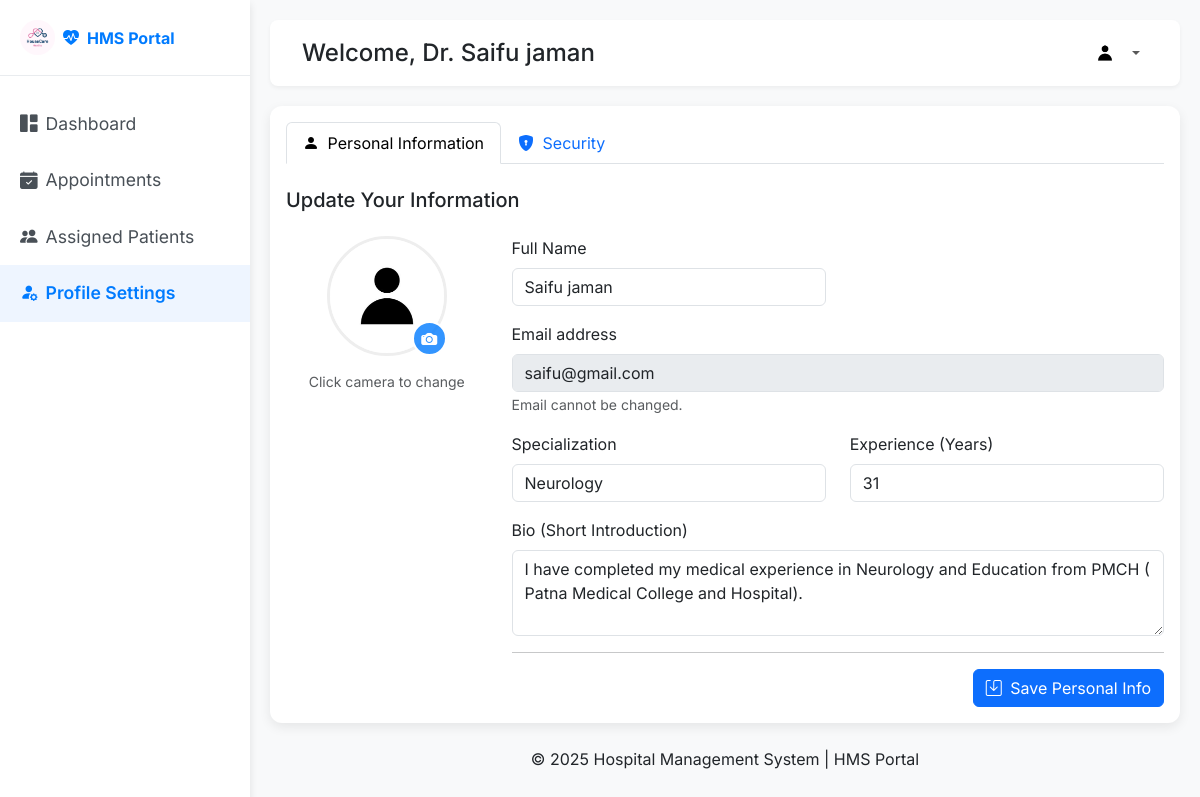
Page /update_profile (signed in) on the committed database.
### back_app/models.py (models this page shows)
class User(db.Model, UserMixin):
    __tablename__ = 'user'
    id = db.Column(db.Integer, primary_key=True)
    full_name = db.Column(db.String(150), nullable=False)
    email = db.Column(db.String(150), unique=True, nullable=False)
    password = db.Column(db.String(150), nullable=False)
    phone_number = db.Column(db.String(15), nullable=False)
    age = db.Column(db.Integer(),  nullable=False)
    gender = db.Column(db.String(10) , nullable=False)
    role = db.Column(db.String(50), nullable=False ,default='Patient')  # 'admin', 'doctor', 'patient'
    profile_picture = db.Column(db.String(250), nullable=True, default='default.png')
    created_at = db.Column(db.DateTime, default=datetime.utcnow)
    doctor = db.relationship('Doctor', backref='user', uselist=False, cascade="all, delete-orphan")
    patient = db.relationship('Patient', backref='user', uselist=False, cascade="all, delete-orphan")

class Doctor(db.Model):
    __tablename__ = 'doctor'
    id = db.Column(db.Integer, primary_key=True)
    user_id = db.Column(db.Integer, db.ForeignKey('user.id'), nullable=False, unique=True)
    department_id = db.Column(db.Integer, db.ForeignKey('department.id'), nullable=False)
    qualification = db.Column(db.String(150), nullable=False)
    specialization = db.Column(db.String(100), nullable=False)
    experience_years = db.Column(db.Integer, nullable=False)
    bio = db.Column(db.Text, nullable=True)
    is_active = db.Column(db.Boolean, default=True)
    appointments = db.relationship('Appointment', backref='doctor')
    availabilities = db.relationship('DoctorAvailability', backref='doctor', cascade="all, delete-orphan")

### back_app/routes.py (the view)
@main.route('/update_profile' , methods=['POST','GET'])
@login_required
def update_profile():
    if request.method == 'POST':
        user = User.query.get(current_user.id)
        user.full_name = request.form.get('full_name')
        if 'profile_picture' in request.files:
            file = request.files['profile_picture']
            if file.filename != '':
                filename = secure_filename(file.filename)
                picture_file = save_picture(file)
                user.profile_picture = picture_file
        if current_user.role.lower() == 'patient':
            p_user = Patient.query.get(current_user.patient.id)
            dob_str = request.form.get('date_of_birth')
            if dob_str:
                p_user.date_of_birth = datetime.strptime(dob_str, '%Y-%m-%d').date()
            p_user.gender = request.form.get('gender')
            p_user.address = request.form.get('address')
        elif current_user.role.lower() == 'doctor':
            d_user  = Doctor.query.get(current_user.doctor.id)
            d_user.full_name = request.form.get('full_name')
            d_user.specialization = request.form.get('specialization')
            d_user.experiencer_years = request.form.get('experience_years')
            d_user.bio = request.form.get('bio')
        db.session.commit()
        flash("Your profile successfully , Updated!")
        return redirect('update_profile')
    else:
        user = User.query.get(current_user.id)
        return render_template('auth/profile_setting.html' , current_user=user)

### app.py (called while the page is built)
def create_app():
    app = Flask(__name__)
    database_url = os.environ.get('DATABASE_URL', 'sqlite:///hospital_management.db')
    if database_url.startswith("postgres://"):
        database_url = database_url.replace("postgres://", "postgresql://", 1)
    app.config['SQLALCHEMY_DATABASE_URI'] = database_url
    app.config['SECRET_KEY'] = os.environ.get('SECRET_KEY', 'your_secret_key')
    app.config['SQLALCHEMY_TRACK_MODIFICATIONS'] = False
    login_manager = LoginManager()
    login_manager.init_app(app)
    login_manager.login_view = 'login'
    @login_manager.user_loader
    def load_user(user_id):
        return User.query.get(int(user_id))
    db.init_app(app)
    with app.app_context():
        from back_app.routes import main
        app.register_blueprint(main)
        db.create_all()
    return app

### templates/auth/profile_setting.html (shortened to what this page needs)
<!DOCTYPE html>
<html lang="en">
<head>
    <link href="https://cdn.jsdelivr.net/npm/bootstrap@5.3.3/dist/css/bootstrap.min.css" rel="stylesheet">
    <link href="https://cdn.jsdelivr.net/npm/bootstrap-icons@1.11.1/font/bootstrap-icons.css" rel="stylesheet">
    <link rel="stylesheet" href="../../static/css/style.css">
    <link rel="stylesheet" href="../../static/css/auth/profile.css">
</head>
<body>
<div class="wrapper">
    <nav id="sidebar">
        <div class="sidebar-header d-flex align-items-center">
            <a class="navbar-brand fw-bold d-flex align-items-center" href="#">
                <img src="../../static/img/mad1.png" alt="HMS Logo" style="height: 35px;" class="me-2 rounded-circle">
                <i class="bi bi-heart-pulse-fill me-2"></i>HMS Portal
            </a>
        </div>
        <ul class="list-unstyled components">
            {% if current_user.role.lower() == 'patient' %}
                <li><a href="{{ url_for('main.patient_dashboard') }}"><i class="bi bi-grid-1x2-fill me-2"></i>Dashboard</a></li>
                <li><a href="{{ url_for('main.doctor_list') }}"><i class="bi bi-person-badge-fill me-2"></i>Find a Doctor</a></li>
                <li><a href="{{ url_for('main.booked_appointment_list') }}"><i class="bi bi-calendar-check-fill me-2"></i>My Appointments</a></li>
                <li class="active"><a href="{{ url_for('main.update_profile') }}"><i class="bi bi-person-fill-gear me-2"></i>Profile Settings</a></li>
            {% elif current_user.role.lower() == 'doctor' %}
                <li><a href="{{ url_for('main.doctor_dashboard') }}"><i class="bi bi-grid-1x2-fill me-2"></i>Dashboard</a></li>
                <li><a href="{{ url_for('main.manage_appointment') }}"><i class="bi bi-calendar-check-fill me-2"></i>Appointments</a></li>
                <li><a href="{{ url_for('main.assigned_patients') }}"><i class="bi bi-people-fill me-2"></i>Assigned Patients</a></li>
                <li class="active"><a href="{{ url_for('main.update_profile') }}"><i class="bi bi-person-fill-gear me-2"></i>Profile Settings</a></li>
            {% endif %}
        </ul>
    </nav>
    <div id="content">
        <nav class="navbar navbar-expand-lg navbar-light top-navbar">
            <div class="container-fluid">
                <h4 class="mb-0">Welcome, Dr. {{ current_user.full_name }}</h4>
                <div class="d-flex align-items-center ms-auto">
                    <ul class="navbar-nav">
                        <li class="nav-item dropdown">
                            <a class="nav-link dropdown-toggle d-flex align-items-center" href="#" id="navbarDropdown" role="button" data-bs-toggle="dropdown" aria-expanded="false">
                                <img src="{{ url_for('static', filename='img/' + (current_user.profile_picture if current_user.profile_picture else 'default.png')) }}"
                                     alt="Profile"
                                     style="width: 30px; height: 30px; border-radius: 50%; object-fit: cover;"
                                     class="me-2" style="background-color: #0a151cff;">
                            </a>
                        </li>
                    </ul>
                </div>
            </div>
        </nav>
        <div class="main-content">
            <div class="card">
                <div class="card-body">
                    <ul class="nav nav-tabs mb-4" id="profileTab" role="tablist">
                        <li class="nav-item" role="presentation">
                            <button class="nav-link active" id="personal-info-tab" data-bs-toggle="tab" data-bs-target="#personal-info" type="button" role="tab" aria-controls="personal-info" aria-selected="true">
                                <i class="bi bi-person-fill me-1"></i> Personal Information
                            </button>
                        </li>
                        <li class="nav-item" role="presentation">
                            <button class="nav-link" id="security-tab" data-bs-toggle="tab" data-bs-target="#security" type="button" role="tab" aria-controls="security" aria-selected="false">
                                <i class="bi bi-shield-lock-fill me-1"></i> Security
                            </button>
                        </li>
                    </ul>
                    <div class="tab-content" id="profileTabContent">
                        <div class="tab-pane fade show active" id="personal-info" role="tabpanel" aria-labelledby="personal-info-tab">
                            <h5 class="mb-4">Update Your Information</h5>
                            <form method="POST" action="{{ url_for('main.update_profile') }}" enctype="multipart/form-data">
                                <div class="row">
                                    <div class="col-md-3 text-center mb-4 mb-md-0">
                                        <div class="profile-picture-container">
                                            <img src="{{ url_for('static', filename='img/' + (current_user.profile_picture if current_user.profile_picture else 'default.jpg')) }}"
                                                 class="profile-picture"
                                                 alt="Profile Picture"
                                                 id="profileImagePreview">
                                            <label for="profile_picture" class="change-picture-btn" title="Change picture">
                                                <i class="bi bi-camera-fill"></i>
                                            </label>
                                        </div>
                                        <small class="text-muted d-block mt-2">Click camera to change</small>
                                    </div>
                                    <div class="col-md-9">
                                        <div class="row">
                                            <div class="col-md-6 mb-3">
                                                <label for="full_name" class="form-label">Full Name</label>
                                                <input type="text" class="form-control" id="full_name" name="full_name" value="{{ current_user.full_name }}" required>
                                            </div>
                                        </div>
                                        <div class="mb-3">
                                            <label for="email" class="form-label">Email address</label>
                                            <input type="email" class="form-control" id="email" name="email" value="{{ current_user.email }}" disabled readonly>
                                            <small class="text-muted">Email cannot be changed.</small>
                                        </div>
                                        {% if current_user.role.lower() == 'doctor' %}
                                        <div class="row">
                                            <div class="col-md-6 mb-3">
                                                <label for="specialization" class="form-label">Specialization</label>
                                                <input type="text" class="form-control" id="specialization" name="specialization" value="{{ current_user.doctor.specialization if current_user.doctor else '' }}">
                                            </div>
                                             <div class="col-md-6 mb-3">
                                                <label for="experience_years" class="form-label">Experience (Years)</label>
                                                <input type="number" class="form-control" id="experience_years" name="experience_years" value="{{ current_user.doctor.experience_years if current_user.doctor else '' }}">
                                            </div>
                                        </div>
                                        <div class="mb-3">
                                            <label for="bio" class="form-label">Bio (Short Introduction)</label>
                                            <textarea class="form-control" id="bio" name="bio" rows="3">{{ current_user.doctor.bio if current_user.doctor else '' }}</textarea>
                                        </div>
                                        {% endif %}
                                        <hr>
                                        <div class="text-end">
                                            <button type="submit" class="btn btn-primary"><i class="bi bi-save me-1"></i> Save Personal Info</button>
                                        </div>
                                    </div>
                                </div>
                            </form>
                        </div>
                    </div>
                </div>
            </div>
        </div>
        <div class="footer mt-4 text-center ">
            © 2025 Hospital Management System | HMS Portal
        </div>
    </div>
</div>
</body>
</html>

### static/css/style.css (style rules this page uses)
body { font-family: 'Inter', sans-serif; background-color: #f8f9fa; }
.wrapper { display: flex; width: 100%; min-height: 100vh; }
#sidebar { width: 250px; position: fixed; top: 0; left: 0; height: 100vh; z-index: 999; background: #ffffff; color: #fff; transition: all 0.3s; box-shadow: 0 4px 8px rgba(0,0,0,0.1); }
#sidebar .sidebar-header { padding: 20px; background: #ffffff; border-bottom: 1px solid #e9ecef; }
#sidebar .sidebar-header a { font-weight: 700; color: #007bff !important; text-decoration: none; }
#sidebar ul.components { padding: 20px 0; }
#sidebar ul li a { padding: 15px 20px; font-size: 1.1em; display: block; color: #495057; text-decoration: none; transition: all 0.3s; }
#sidebar ul li.active>a, a[aria-expanded="true"] { color: #007bff; background: #eef5ff; font-weight: 600; }
#content { width: calc(100% - 250px); padding: 20px; min-height: 100vh; transition: all 0.3s; position: absolute; top: 0; right: 0; }
.top-navbar { background: #fff; border-radius: 8px; box-shadow: 0 2px 4px rgba(0,0,0,0.05); padding: 10px 20px; margin-bottom: 20px; }

### static/css/auth/profile.css (style rules this page uses)
body { font-family: 'Inter', sans-serif; background-color: #f8f9fa; overflow-x: hidden; }
.wrapper { display: flex; width: 100%; min-height: 100vh; }
#sidebar { width: 250px; position: fixed; top: 0; left: 0; height: 100vh; z-index: 999; background: #ffffff; transition: all 0.3s; box-shadow: 0 4px 8px rgba(0,0,0,0.1); overflow-y: auto; }
#sidebar .sidebar-header { padding: 20px; border-bottom: 1px solid #e9ecef; }
#sidebar .sidebar-header a { font-weight: 700; color: #007bff !important; text-decoration: none; }
#sidebar ul.components { padding: 20px 0; }
#sidebar ul li a { padding: 15px 20px; font-size: 1.1em; display: block; color: #495057; text-decoration: none; transition: all 0.3s; }
#sidebar ul li.active>a { color: #007bff; background: #eef5ff; font-weight: 600; }
#content { width: calc(100% - 250px); padding: 20px; min-height: 100vh; transition: all 0.3s; position: relative; margin-left: 250px; top: 0; right: 0; }
.top-navbar { background: #fff; border-radius: 8px; box-shadow: 0 2px 4px rgba(0,0,0,0.05); padding: 10px 20px; margin-bottom: 20px; }
.card { border: none; border-radius: 12px; box-shadow: 0 4px 12px rgba(0,0,0,0.08); }
.profile-picture-container { position: relative; width: 120px; height: 120px; margin: 0 auto 15px auto; }
.profile-picture { width: 100%; height: 100%; object-fit: cover; border-radius: 50%; border: 3px solid #eee; }
.change-picture-btn { position: absolute; bottom: 0; right: 0; background-color: rgba(0, 123, 255, 0.8); color: white; border-radius: 50%; width: 35px; height: 35px; display: flex; align-items: center; justify-content: center; cursor: pointer; border: 2px solid white; }

### rows in the picture
User: full_name "Saifu jaman", profile_picture (placeholder picture), email "saifu@gmail.com"
Doctor: specialization "Neurology", experience_years "31", bio "I have completed my medical experience in Neurology and Education from PMCH ( Patna Medical College and Hospital)."
